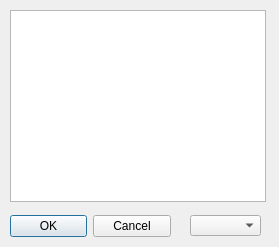
<?xml version="1.0" encoding="UTF-8"?>
<ui version="4.0">
 <class>DataViewerDialog</class>
 <widget class="QDialog" name="DataViewerDialog">
  <property name="geometry">
   <rect>
    <x>0</x>
    <y>0</y>
    <width>279</width>
    <height>247</height>
   </rect>
  </property>
  <property name="windowTitle">
   <string>Dialog</string>
  </property>
  <widget class="QDialogButtonBox" name="buttonBox">
   <property name="geometry">
    <rect>
     <x>10</x>
     <y>210</y>
     <width>161</width>
     <height>32</height>
    </rect>
   </property>
   <property name="orientation">
    <enum>Qt::Horizontal</enum>
   </property>
   <property name="standardButtons">
    <set>QDialogButtonBox::Cancel|QDialogButtonBox::Ok</set>
   </property>
  </widget>
  <widget class="QListWidget" name="listToFitpage">
   <property name="geometry">
    <rect>
     <x>10</x>
     <y>10</y>
     <width>256</width>
     <height>192</height>
    </rect>
   </property>
  </widget>
  <widget class="QComboBox" name="cbSubtab">
   <property name="geometry">
    <rect>
     <x>190</x>
     <y>215</y>
     <width>71</width>
     <height>21</height>
    </rect>
   </property>
  </widget>
 </widget>
 <resources/>
 <connections>
  <connection>
   <sender>buttonBox</sender>
   <signal>accepted()</signal>
   <receiver>DataViewerDialog</receiver>
   <slot>accept()</slot>
   <hints>
    <hint type="sourcelabel">
     <x>248</x>
     <y>254</y>
    </hint>
    <hint type="destinationlabel">
     <x>157</x>
     <y>274</y>
    </hint>
   </hints>
  </connection>
  <connection>
   <sender>buttonBox</sender>
   <signal>rejected()</signal>
   <receiver>DataViewerDialog</receiver>
   <slot>reject()</slot>
   <hints>
    <hint type="sourcelabel">
     <x>316</x>
     <y>260</y>
    </hint>
    <hint type="destinationlabel">
     <x>286</x>
     <y>274</y>
    </hint>
   </hints>
  </connection>
 </connections>
</ui>
